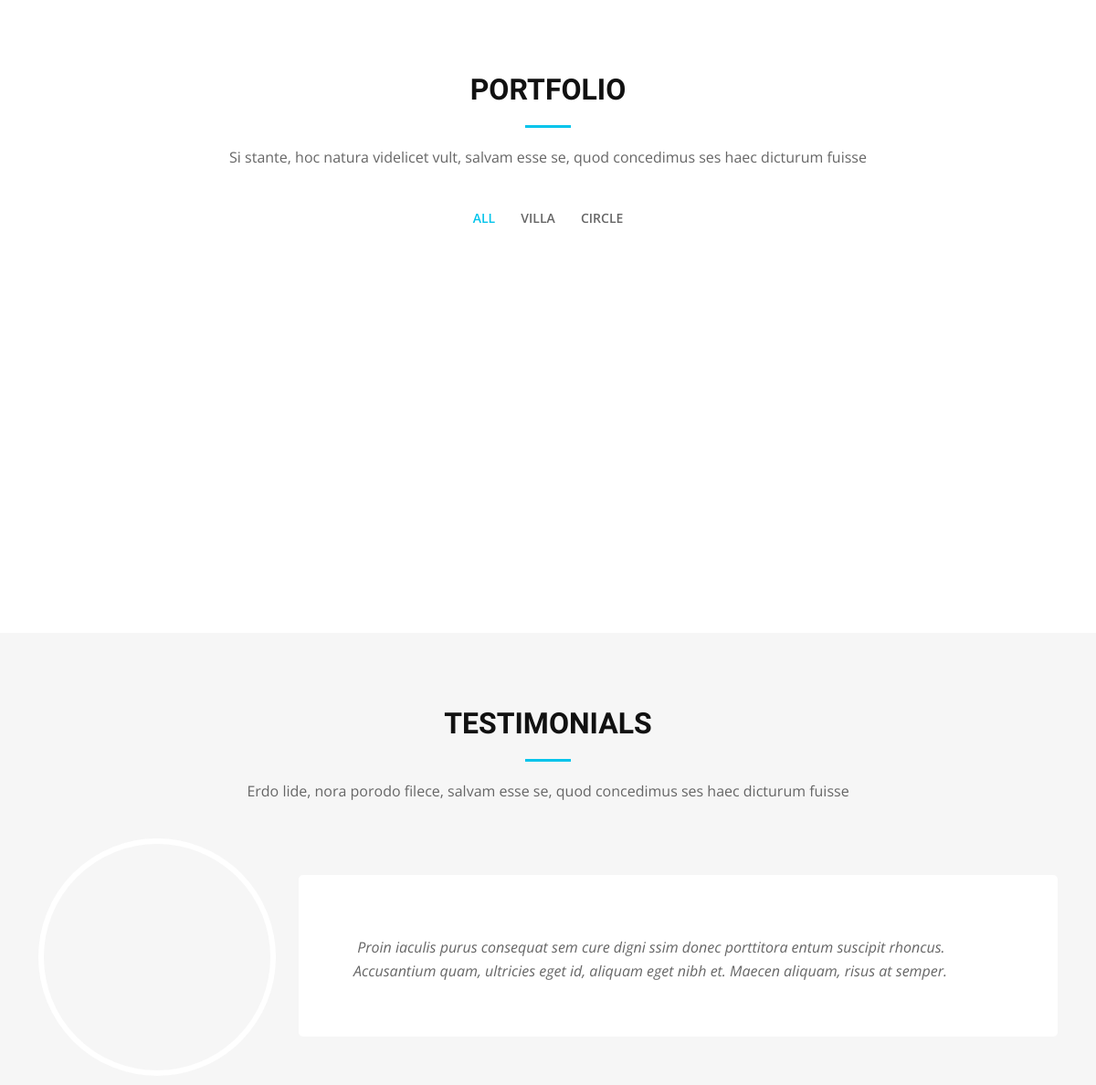
Before: / (middle part) with the older database file.
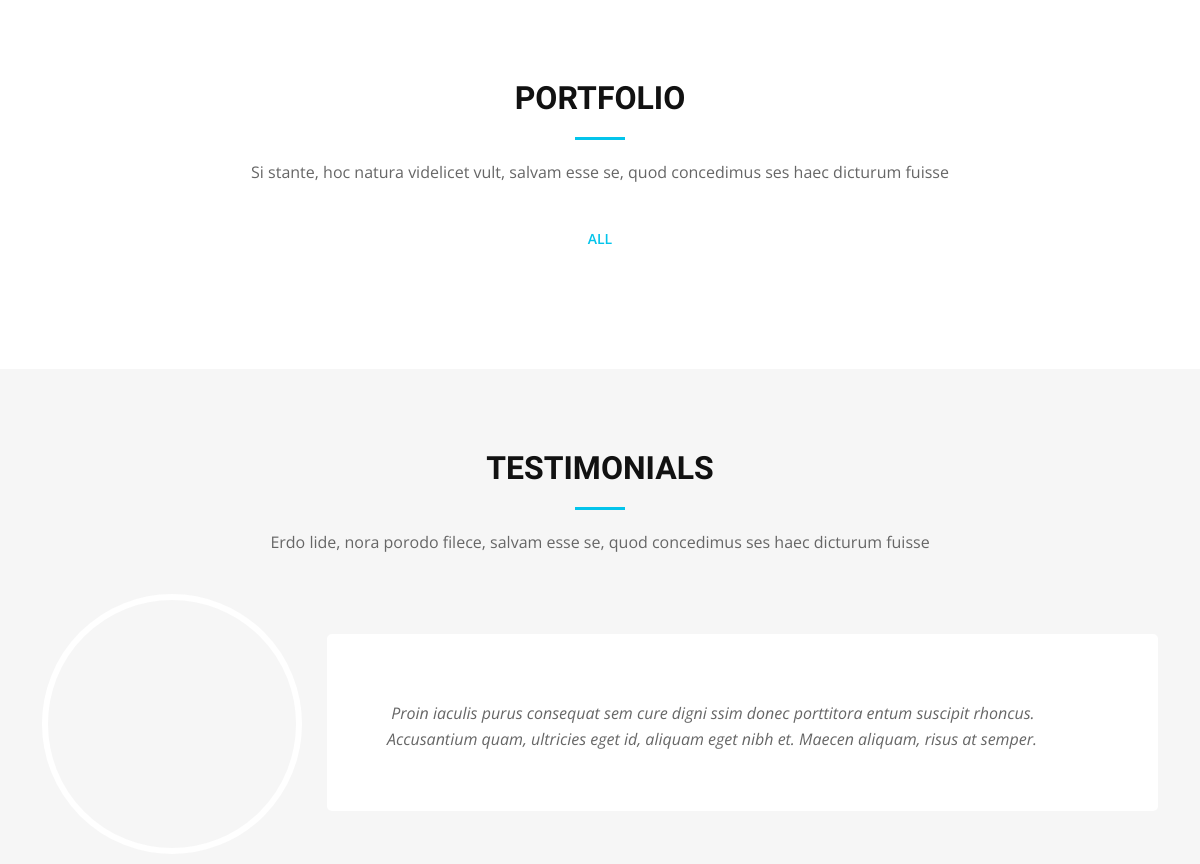
After: the same page with the newer database file.
### home/models.py (models this page shows, shortened)
class Category (models.Model) :
    name = models.CharField(max_length=50)
    slug = models.SlugField(max_length=50,null=True,blank=True)

### home/views.py (the view)
# urls.py: path('',views.Home_view,name='f-main'),
def Home_view(request):
    if request.method == 'POST':
        form = forms.ContactUSForm(request.POST)
        if form.is_valid():
            messages.success(request,'Your message is sent','success')
            form.save()
            form = forms.ContactUSForm()
        else:
            messages.error(request,'Somethong is wrong','warning')
            form = forms.ContactUSForm()
    else :
        form = forms.ContactUSForm()
    cat = models.Category.objects.all()
    context = {
        'cat':cat,
        'form':form,
    }
    return render(request,'home/index.html',context=context)

### home/templates/home/index.html (shortened to what this page needs)
{% extends 'base.html' %}
{% load static %}
{% block content %}
  <main id="main">
    <section id="portfolio">
      <div class="container" data-aos="fade-up">
        <div class="row">
          <div class="col-md-12">
            <h3 class="section-title">Portfolio</h3>
            <div class="section-title-divider"></div>
            <p class="section-description">Si stante, hoc natura videlicet vult, salvam esse se, quod concedimus ses haec dicturum fuisse</p>
          </div>
        </div>
        <div class="row">
          <div class="col-lg-12 d-flex justify-content-center">
            <ul id="portfolio-flters">
              <li data-filter="*" class="filter-active">All</li>
              {% for category in cat %}
              <li data-filter=".{{category.name}}" class="filter">{{category.name}}</li>
              {% endfor %}
            </ul>
          </div>
        </div>
      {% for a in cat %}
        {% for x in a.home_cat.all %}
        <div class="row portfolio-container">
          <div class="col-lg-4 col-md-6 portfolio-item {{a.name}}">
          </div>
        {% endfor %}
      {% endfor %}
        </div>
      </div>
    </section>
    <section id="testimonials">
      <div class="container" data-aos="fade-up">
        <div class="row">
          <div class="col-md-12">
            <h3 class="section-title">Testimonials</h3>
            <div class="section-title-divider"></div>
            <p class="section-description">Erdo lide, nora porodo filece, salvam esse se, quod concedimus ses haec dicturum fuisse</p>
          </div>
        </div>
        <div class="row">
          <div class="col-md-3">
            <div class="profile">
              <div class="pic"><img src="{% static 'assets/img/client-1.jpg' %}" alt=""></div>
            </div>
          </div>
          <div class="col-md-9">
            <div class="quote">
              Proin iaculis purus consequat sem cure digni ssim donec porttitora entum suscipit rhoncus. Accusantium quam, ultricies eget id, aliquam eget nibh et. Maecen aliquam, risus at semper.
            </div>
          </div>
        </div>
      </div>
    </section>
  </main>
{% endblock content %}

Changed rows visible on the page:
removed Category: name "VILLA"
removed Category: name "CIRCLE"
